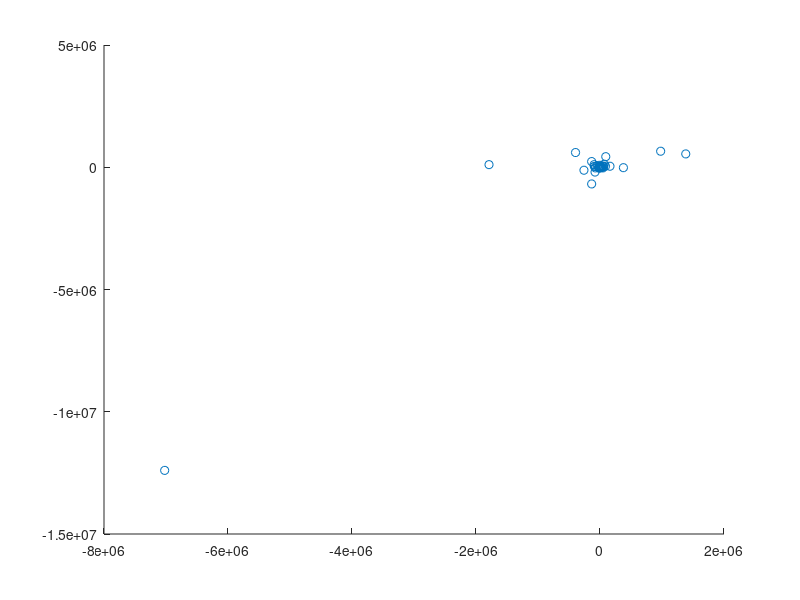

MATLAB code for this plot: (Note: this script raises an error after producing the figure.)
% Test points.
N = 1024;
min_length = 2;
test_heading = 2 * pi * rand(1, N);
test_length = min_length + randn(1, N) .^ 12;
x = test_length .* cos(test_heading);
y = randn(1, N);
z = test_length .* sin(test_heading);
X = [x; y; z];
% Centre of camera.
C = [0; 0; 0];
% Interpupillary distance.
r = 0.65;

% Setup canvas.
figure;
hold on;

% Plot test point.
scatter(x, z);
% scatter3(x, y, z);

% Plot camera.
theta = linspace(0, 2 * pi, 60);
plot(C(1) + r * sin(theta), C(2) + r * cos(theta));
% plot3(C(1) + r * sin(theta), zeros(size(theta)), C(2) + r * cos(theta));

% Project test points and calculate vectors to points.
[L, R] = ods_project(X, C, r);
C_L = bsxfun(@plus, C, [r * cos(L(1, :)); zeros(size(L(1, :))); r * sin(L(1, :))]);
C_R = bsxfun(@plus, C, [r * cos(R(1, :)); zeros(size(R(1, :))); r * sin(R(1, :))]);

% Distances.
d_L = zeros(1, N);
d_R = zeros(1, N);

for index = 1:size(X, 2)
    start_x_L = C_L(1, index);
    start_z_L = C_L(3, index);
    
    start_x_R = C_R(1, index);
    start_z_R = C_R(3, index);
    
    end_x = x(index);
    end_z = z(index);
    
    d_L(index) = sqrt((end_x - start_x_L) ^ 2 + (end_z - start_z_L) ^ 2);
    d_R(index) = sqrt((end_x - start_x_R) ^ 2 + (end_z - start_z_R) ^ 2);
    
    plot(linspace(start_x_L, end_x, 2), linspace(start_z_L, end_z, 2));
    plot(linspace(start_x_R, end_x, 2), linspace(start_z_R, end_z, 2));
    
%     plot3(linspace(start_x_L, end_x, 2), linspace(0, y, 2), linspace(start_z_L, end_z, 2));
%     plot3(linspace(start_x_R, end_x, 2), linspace(0, y, 2), linspace(start_z_R, end_z, 2));
%     
%     plot3(linspace(start_x_L, end_x, 2), linspace(0, 0, 2), linspace(start_z_L, end_z, 2));
%     plot3(linspace(start_x_R, end_x, 2), linspace(0, 0, 2), linspace(start_z_R, end_z, 2));
end

f = @(x) x;
g = @(x) 1 ./ x;
figure, scatter(f(d_L), g(L(1, :) - R(1, :) - pi));

r = linspace(0, 1, 256);
g = linspace(0, 1, 256);
[R, G] = meshgrid(r, g);
src_image = cat(3, R, G, zeros(256, 256));
r_flat = reshape(src_image(:, :, 1), 1, []);
g_flat = reshape(src_image(:, :, 2), 1, []);
b_flat = reshape(src_image(:, :, 3), 1, []);
figure, imshow(src_image);

scene = src_image;
x_t = reshape(2 * (2 * scene(:, :, 1) - 1), 1, []);
y_t = reshape(2 * (2 * scene(:, :, 2) - 1), 1, []);
z_t = 5 * ones(1, numel(src_image) / 3);
figure, scatter3(x_t, y_t, z_t, [], cat(1, r_flat, g_flat, b_flat)');

[m, n] = ods_project(cat(1, x_t, y_t, z_t), [0; 0; 0], 0.65);

dst_image_L = zeros(256, 256, 3);
dst_image_R = zeros(256, 256, 3);
for index = 1:(256 * 256)
    u_L = 1 + (255 / (2 * pi)) * mod(m(1, index) - pi, 2 * pi);
    v_L = 1 + (255 / (pi / 2)) * (mod(m(2, index), pi / 2));
    u_R = 1 + (255 / (2 * pi)) * mod(n(1, index), 2 * pi);
    v_R = 1 + (255 / (pi / 2)) * (mod(n(2, index), pi / 2));
    
    u_L = round(u_L);
    v_L = round(v_L);
    dst_image_L(v_L, u_L, 1) = r_flat(index);
    dst_image_L(v_L, u_L, 2) = g_flat(index);
    dst_image_L(v_L, u_L, 3) = b_flat(index);
    
    u_R = round(u_R);
    v_R = round(v_R);
    dst_image_R(v_R, u_R, 1) = r_flat(index);
    dst_image_R(v_R, u_R, 2) = g_flat(index);
    dst_image_R(v_R, u_R, 3) = b_flat(index);
end

figure, imshow(dst_image_L);
figure, imshow(dst_image_R);